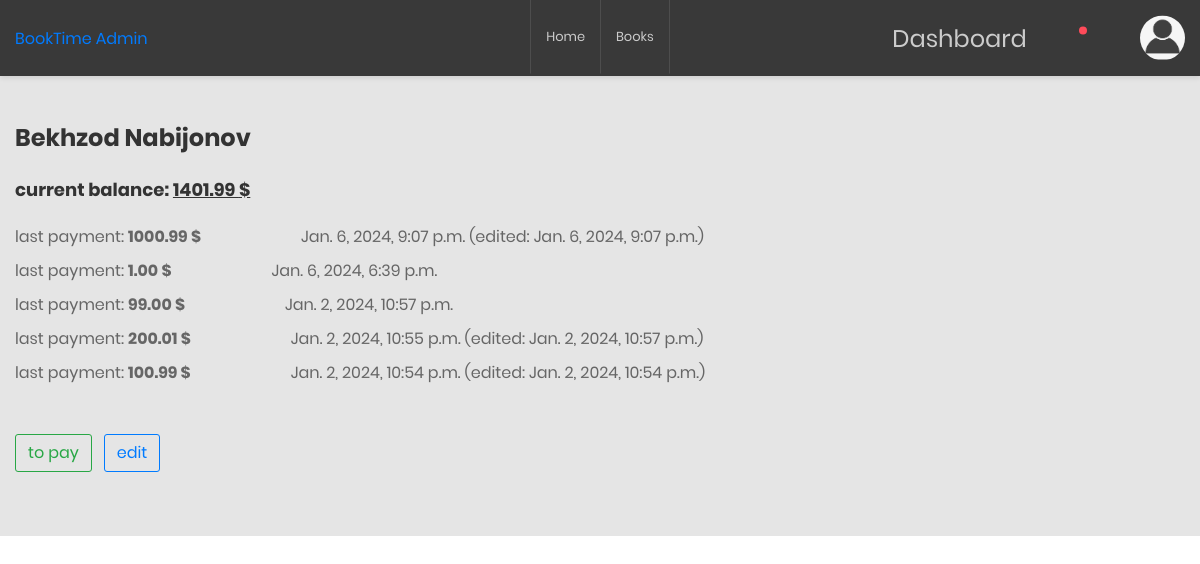
Screenshot of /dashboard/11/payment/ (signed in) with the database file from the repository.
### readers/models.py (models this page shows, shortened)
class Readers(AbstractUser):
    class Status(models.TextChoices):
        New = "New", "New"
        Active = "Active", "Active"
    picture = models.ImageField(default='profile_pictures/anonim_user.png', upload_to='profile_pictures/')
    address = models.CharField(max_length=300, blank=True, default="")
    phone = models.CharField(max_length=13)
    balance = models.DecimalField(max_digits=8, decimal_places=2, blank=True, default=0)
    status = models.CharField(max_length=6,
                              choices=Status.choices,
                              default=Status.New
                              )
    class Meta:
        verbose_name = 'Reader'
        verbose_name_plural = 'Readers'

class Payment(models.Model):
    reader = models.ForeignKey(Readers, related_name='payment_reader', on_delete=models.CASCADE)
    payment_amount = models.DecimalField(max_digits=8, decimal_places=2)
    payment_date = models.DateTimeField(auto_now_add=True)
    payment_update_date = models.DateTimeField(auto_now=True)
    payment_edited = models.BooleanField(default=False)
    payee = models.ForeignKey(Readers, related_name='payment_payee', on_delete=models.CASCADE)

### dashboard/views.py (the view)
# urls.py: path('<int:reader_id>/payment/', PaymentView.as_view(), name="payment"),
class PaymentView(SuperuserRequiredMixin, View):
    def get(self, request, reader_id):
        reader = Readers.objects.get(id=reader_id)
        last_payments = reader.payment_reader.all().order_by('-payment_date')
        context = {'reader': reader, 'last_payments': last_payments}
        return render(request, 'dashboard/payments.html', context)

### dashboard/views.py (called while the page is built)
    def test_func(self):
        return self.request.user.is_superuser

### templates/dashboard/payments.html (shortened to what this page needs)
{% extends 'base.html' %}
{% load crispy_forms_tags %}
{% block content %}
<h3>{{ reader.first_name }} {{ reader.last_name }}</h3>
<br>
<div class="mb-4">
<h4>current balance: <u> {{ reader.balance }} $</u></h4>
</div>
    {% if reader.payment_reader.exists %}
        {% for payment in last_payments %}
            <p class="my-2">last payment:  <b class="me-5">{{ payment.payment_amount }} $</b>
                <span class="ms-5"> {{ payment.payment_date }}</span>
                {% if payment.payment_edited %}<span>(edited: {{ payment.payment_update_date }})</span>{% endif %}
            </p>
        {% endfor %}
    {% endif %}
<div class="mt-5">
    <a class="btn btn-outline-success me-2" href="{% url 'dashboard:to_pay' reader.id %}">to pay</a>
    <a class="btn btn-outline-primary" href="{% url 'dashboard:edit_pay' reader.id %}">edit</a>
</div>
{% endblock %}

### templates/base.html (shortened to what this page needs)
<!DOCTYPE html>
{% load static %}
{% url 'home_page' as home_page_url %}
{% url 'main:list' as books_page_url %}
{% url 'readers:profile' as profile_page_url %}
{% url 'readers:profile-edit' as profile_edit_page_url %}
{% url 'dashboard:dashboard' as dashboard_page_url %}
<html lang="en">
<head>
    <link rel="stylesheet" href="{% static 'main/css/bootstrap.main.css' %}">
    <link rel="stylesheet" href="{% static 'main/css/main.css' %}">
    <link rel="stylesheet" href="https://cdn.jsdelivr.net/npm/bootstrap-icons@1.11.2/font/bootstrap-icons.min.css">
    <link href="{% static 'dashboard/css/font-face.css' %}" rel="stylesheet" media="all">
    <link href="{% static 'dashboard/vendor/font-awesome-4.7/css/font-awesome.min.css' %}" rel="stylesheet" media="all">
    <link href="{% static 'dashboard/vendor/font-awesome-5/css/fontawesome-all.min.css' %}" rel="stylesheet" media="all">
    <link href="{% static 'dashboard/vendor/mdi-font/css/material-design-iconic-font.min.css' %}" rel="stylesheet" media="all">
    <link href="{% static 'dashboard/vendor/bootstrap-4.1/bootstrap.min.css' %}" rel="stylesheet" media="all">
    <link href="{% static 'dashboard/vendor/animsition/animsition.min.css' %}" rel="stylesheet" media="all">
    <link href="{% static 'dashboard/vendor/bootstrap-progressbar/bootstrap-progressbar-3.3.4.min.css' %}" rel="stylesheet" media="all">
    <link href="{% static 'dashboard/vendor/wow/animate.css' %}" rel="stylesheet" media="all">
    <link href="{% static 'dashboard/vendor/css-hamburgers/hamburgers.min.css' %}" rel="stylesheet" media="all">
    <link href="{% static 'dashboard/vendor/slick/slick.css' %}" rel="stylesheet" media="all">
    <link href="{% static 'dashboard/vendor/select2/select2.min.css' %}" rel="stylesheet" media="all">
    <link href="{% static 'dashboard/vendor/perfect-scrollbar/perfect-scrollbar.css' %}" rel="stylesheet" media="all">
    <link href="{% static 'dashboard/css/theme.css' %}" rel="stylesheet" media="all">
</head>
<body class="animsition">
    <div class="page-wrapper">
        <header class="header-desktop3 d-none d-lg-block">
            <div class="section__content section__content--p35">
                <div class="header3-wrap">
                    <div class="header__logo">
                        <a href="{% url 'landing_page' %}">
                            BookTime Admin
                        </a>
                    </div>
                    <div class="header__navbar">
                        <ul class="list-unstyled">
                            <li>
                                <a class="nav-link {% if request.path == home_page_url %} active {% endif %}" aria-current="page" href="{% url 'home_page' %}">
                                    Home
                                </a>
                            </li>
                            <li>
                                <a class="nav-link {% if request.path == books_page_url %} active {% endif %}" aria-current="page" href="{{ books_page_url }}">
                                    Books
                                </a>
                            </li>
                        </ul>
                    </div>
                    <div class="header__tool">
                        {% if request.user.is_authenticated %}
                        <div class="header-button-item">
                              {% if request.user.is_superuser %}
                                  <a class="nav-link {% if request.path == dashboard_page_url %} active {% endif %}" href="{{ dashboard_page_url }}">
                                    Dashboard
                                  </a>
                              {% endif %}
                        </div>
                        <div class="header-button-item has-noti js-item-menu">
                            <i class="zmdi zmdi-notifications"></i>
                        </div>
                        <div class="header-button-item js-item-menu">
                            <i class="zmdi zmdi-settings"></i>
                        </div>
                        <div class="account-wrap">
                            <div class="account-item account-item--style2 clearfix js-item-menu">
                                <div class="image">
                                    <img src="{{ request.user.picture.url }}" alt="John Doe" />
                                </div>
                            </div>
                        </div>
                        {% else %}
                        <div class="header-button-item btn btn-outline-info">
                            <a href="{% url 'readers:login' %}">Login</a>
                        </div>
                        {% endif %}
                    </div>
                </div>
            </div>
        </header>
  <div class="container mt-5">
  {% block content %}
  {% endblock %}
  </div>
</body>
</html>

### rows the page displays
Readers: user.picture (picture)
Readers: first_name "Bekhzod", last_name "Nabijonov", balance "1401.99"
Payment: payment_amount "1000.99", payment_date "Jan. 6, 2024, 9:07 p.m.", payment_update_date "Jan. 6, 2024, 9:07 p.m."
Payment: payment_amount "1.00", payment_date "Jan. 6, 2024, 6:39 p.m."
Payment: payment_amount "99.00", payment_date "Jan. 2, 2024, 10:57 p.m."
Payment: payment_amount "200.01", payment_date "Jan. 2, 2024, 10:55 p.m.", payment_update_date "Jan. 2, 2024, 10:57 p.m."
Payment: payment_amount "100.99", payment_date "Jan. 2, 2024, 10:54 p.m.", payment_update_date "Jan. 2, 2024, 10:54 p.m."
